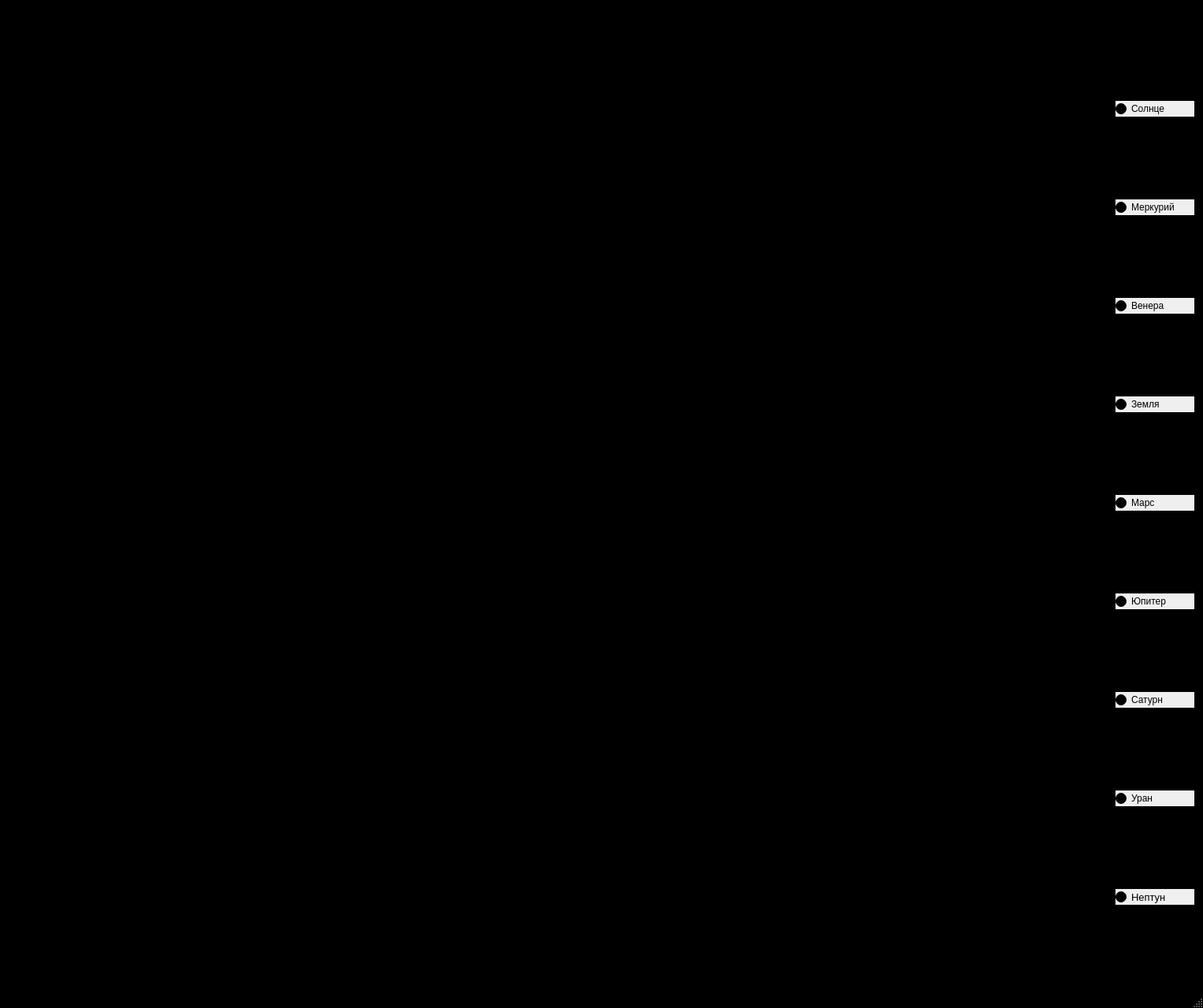
<?xml version="1.0" encoding="UTF-8"?>
<ui version="4.0">
 <class>SolarSystem</class>
 <widget class="QMainWindow" name="SolarSystem">
  <property name="geometry">
   <rect>
    <x>0</x>
    <y>0</y>
    <width>1526</width>
    <height>1279</height>
   </rect>
  </property>
  <property name="palette">
   <palette>
    <active>
     <colorrole role="Base">
      <brush brushstyle="SolidPattern">
       <color alpha="255">
        <red>0</red>
        <green>0</green>
        <blue>0</blue>
       </color>
      </brush>
     </colorrole>
     <colorrole role="Window">
      <brush brushstyle="SolidPattern">
       <color alpha="255">
        <red>0</red>
        <green>0</green>
        <blue>0</blue>
       </color>
      </brush>
     </colorrole>
    </active>
    <inactive>
     <colorrole role="Base">
      <brush brushstyle="SolidPattern">
       <color alpha="255">
        <red>0</red>
        <green>0</green>
        <blue>0</blue>
       </color>
      </brush>
     </colorrole>
     <colorrole role="Window">
      <brush brushstyle="SolidPattern">
       <color alpha="255">
        <red>0</red>
        <green>0</green>
        <blue>0</blue>
       </color>
      </brush>
     </colorrole>
    </inactive>
    <disabled>
     <colorrole role="Base">
      <brush brushstyle="SolidPattern">
       <color alpha="255">
        <red>0</red>
        <green>0</green>
        <blue>0</blue>
       </color>
      </brush>
     </colorrole>
     <colorrole role="Window">
      <brush brushstyle="SolidPattern">
       <color alpha="255">
        <red>0</red>
        <green>0</green>
        <blue>0</blue>
       </color>
      </brush>
     </colorrole>
    </disabled>
   </palette>
  </property>
  <property name="windowTitle">
   <string>SolarSystem</string>
  </property>
  <widget class="QWidget" name="centralwidget">
   <layout class="QGridLayout" name="gridLayout">
    <item row="0" column="0">
     <widget class="QWidget" name="widget" native="true">
      <property name="sizePolicy">
       <sizepolicy hsizetype="Expanding" vsizetype="Expanding">
        <horstretch>0</horstretch>
        <verstretch>0</verstretch>
       </sizepolicy>
      </property>
      <property name="minimumSize">
       <size>
        <width>0</width>
        <height>0</height>
       </size>
      </property>
      <property name="maximumSize">
       <size>
        <width>1400</width>
        <height>1218</height>
       </size>
      </property>
      <property name="baseSize">
       <size>
        <width>1400</width>
        <height>800</height>
       </size>
      </property>
      <property name="palette">
       <palette>
        <active>
         <colorrole role="Base">
          <brush brushstyle="SolidPattern">
           <color alpha="255">
            <red>255</red>
            <green>255</green>
            <blue>255</blue>
           </color>
          </brush>
         </colorrole>
         <colorrole role="Window">
          <brush brushstyle="SolidPattern">
           <color alpha="255">
            <red>0</red>
            <green>0</green>
            <blue>0</blue>
           </color>
          </brush>
         </colorrole>
        </active>
        <inactive>
         <colorrole role="Base">
          <brush brushstyle="SolidPattern">
           <color alpha="255">
            <red>255</red>
            <green>255</green>
            <blue>255</blue>
           </color>
          </brush>
         </colorrole>
         <colorrole role="Window">
          <brush brushstyle="SolidPattern">
           <color alpha="255">
            <red>0</red>
            <green>0</green>
            <blue>0</blue>
           </color>
          </brush>
         </colorrole>
        </inactive>
        <disabled>
         <colorrole role="Base">
          <brush brushstyle="SolidPattern">
           <color alpha="255">
            <red>0</red>
            <green>0</green>
            <blue>0</blue>
           </color>
          </brush>
         </colorrole>
         <colorrole role="Window">
          <brush brushstyle="SolidPattern">
           <color alpha="255">
            <red>0</red>
            <green>0</green>
            <blue>0</blue>
           </color>
          </brush>
         </colorrole>
        </disabled>
       </palette>
      </property>
      <property name="autoFillBackground">
       <bool>false</bool>
      </property>
     </widget>
    </item>
    <item row="0" column="1">
     <layout class="QGridLayout" name="gridLayout_2">
      <property name="sizeConstraint">
       <enum>QLayout::SetMinimumSize</enum>
      </property>
      <item row="3" column="0">
       <widget class="QRadioButton" name="rB_Earth">
        <property name="maximumSize">
         <size>
          <width>100</width>
          <height>20</height>
         </size>
        </property>
        <property name="autoFillBackground">
         <bool>true</bool>
        </property>
        <property name="text">
         <string>Земля</string>
        </property>
       </widget>
      </item>
      <item row="5" column="0">
       <widget class="QRadioButton" name="rB_Jupiter">
        <property name="maximumSize">
         <size>
          <width>100</width>
          <height>20</height>
         </size>
        </property>
        <property name="autoFillBackground">
         <bool>true</bool>
        </property>
        <property name="text">
         <string>Юпитер</string>
        </property>
       </widget>
      </item>
      <item row="6" column="0">
       <widget class="QRadioButton" name="rB_Saturn">
        <property name="maximumSize">
         <size>
          <width>100</width>
          <height>20</height>
         </size>
        </property>
        <property name="autoFillBackground">
         <bool>true</bool>
        </property>
        <property name="text">
         <string>Сатурн</string>
        </property>
       </widget>
      </item>
      <item row="2" column="0">
       <widget class="QRadioButton" name="rB_Venus">
        <property name="sizePolicy">
         <sizepolicy hsizetype="Maximum" vsizetype="Maximum">
          <horstretch>0</horstretch>
          <verstretch>0</verstretch>
         </sizepolicy>
        </property>
        <property name="maximumSize">
         <size>
          <width>100</width>
          <height>20</height>
         </size>
        </property>
        <property name="autoFillBackground">
         <bool>true</bool>
        </property>
        <property name="text">
         <string>Венера</string>
        </property>
       </widget>
      </item>
      <item row="7" column="0">
       <widget class="QRadioButton" name="rB_Uran">
        <property name="maximumSize">
         <size>
          <width>100</width>
          <height>20</height>
         </size>
        </property>
        <property name="autoFillBackground">
         <bool>true</bool>
        </property>
        <property name="text">
         <string>Уран</string>
        </property>
       </widget>
      </item>
      <item row="1" column="0">
       <widget class="QRadioButton" name="rB_Merc">
        <property name="minimumSize">
         <size>
          <width>100</width>
          <height>20</height>
         </size>
        </property>
        <property name="maximumSize">
         <size>
          <width>100</width>
          <height>20</height>
         </size>
        </property>
        <property name="autoFillBackground">
         <bool>true</bool>
        </property>
        <property name="text">
         <string>Меркурий</string>
        </property>
       </widget>
      </item>
      <item row="4" column="0">
       <widget class="QRadioButton" name="rB_Mars">
        <property name="maximumSize">
         <size>
          <width>100</width>
          <height>20</height>
         </size>
        </property>
        <property name="autoFillBackground">
         <bool>true</bool>
        </property>
        <property name="text">
         <string>Марс</string>
        </property>
       </widget>
      </item>
      <item row="0" column="0">
       <widget class="QRadioButton" name="rB_Sun">
        <property name="minimumSize">
         <size>
          <width>100</width>
          <height>20</height>
         </size>
        </property>
        <property name="maximumSize">
         <size>
          <width>100</width>
          <height>20</height>
         </size>
        </property>
        <property name="autoFillBackground">
         <bool>true</bool>
        </property>
        <property name="text">
         <string>Солнце</string>
        </property>
        <property name="checked">
         <bool>true</bool>
        </property>
       </widget>
      </item>
      <item row="8" column="0">
       <widget class="QRadioButton" name="rB_Neptune">
        <property name="maximumSize">
         <size>
          <width>100</width>
          <height>20</height>
         </size>
        </property>
        <property name="font">
         <font>
          <pointsize>10</pointsize>
         </font>
        </property>
        <property name="autoFillBackground">
         <bool>true</bool>
        </property>
        <property name="text">
         <string>Нептун</string>
        </property>
       </widget>
      </item>
     </layout>
    </item>
   </layout>
  </widget>
  <widget class="QMenuBar" name="menubar">
   <property name="geometry">
    <rect>
     <x>0</x>
     <y>0</y>
     <width>1526</width>
     <height>22</height>
    </rect>
   </property>
   <widget class="QMenu" name="menu">
    <property name="title">
     <string>Кнопка</string>
    </property>
    <addaction name="action"/>
   </widget>
   <addaction name="menu"/>
  </widget>
  <widget class="QStatusBar" name="statusbar"/>
  <action name="action">
   <property name="text">
    <string>Кнопка</string>
   </property>
  </action>
 </widget>
 <resources/>
 <connections/>
</ui>
